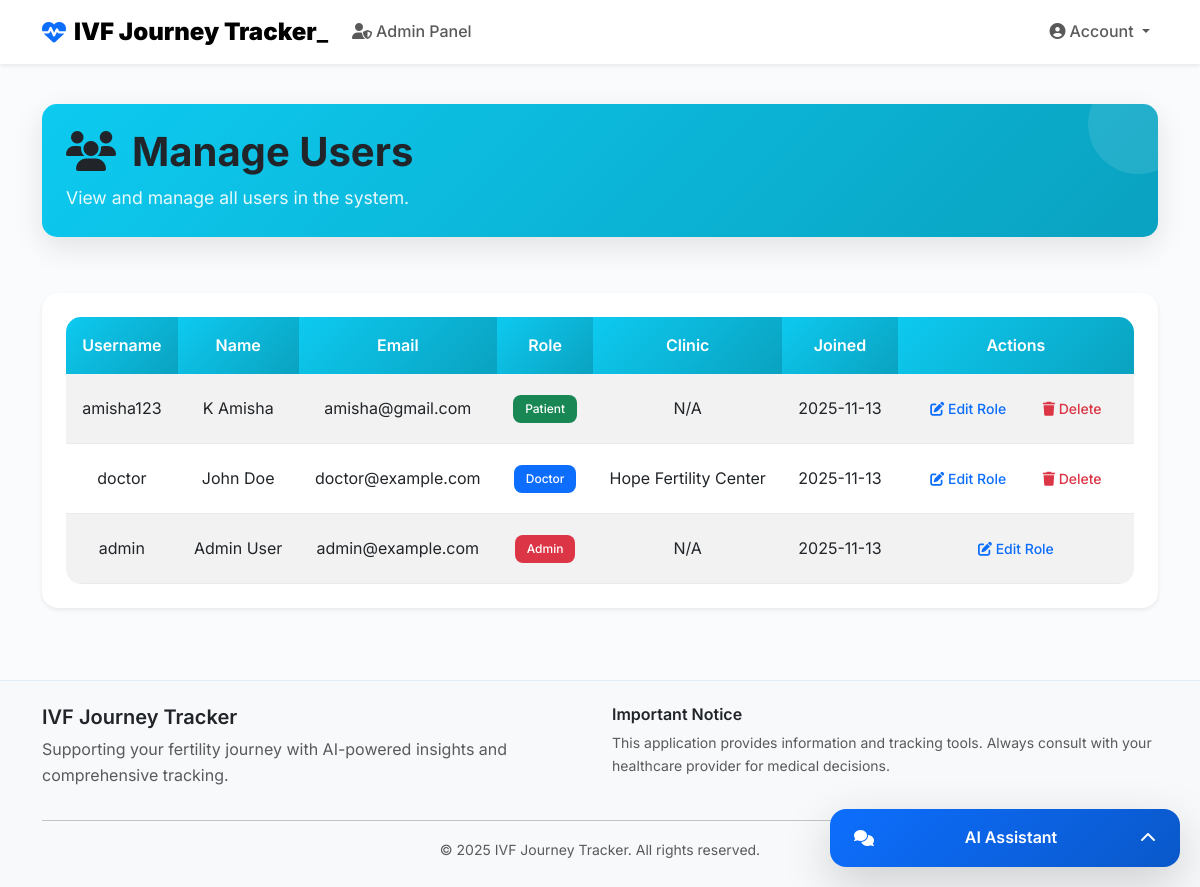
Before: /admin/users (signed in) with the older database file.
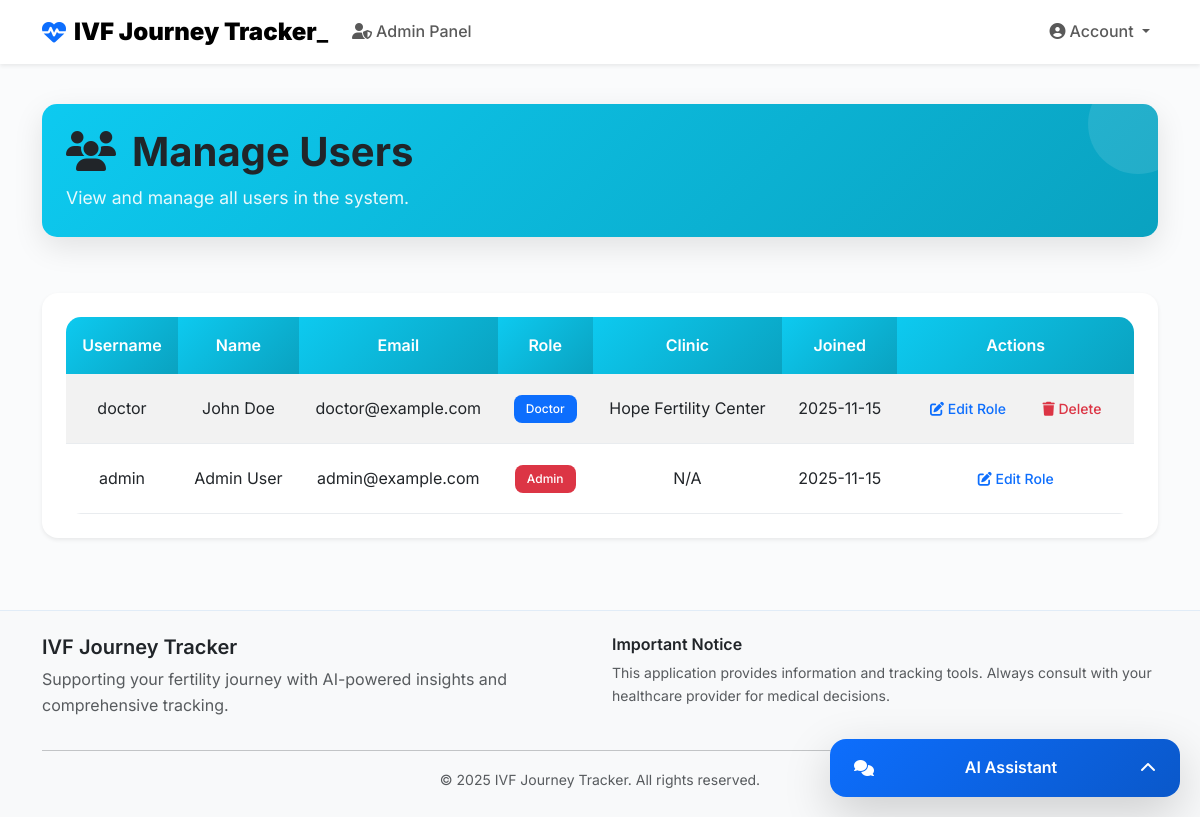
After: the same page with the newer database file.
### models.py (models this page shows, shortened)
class User(db.Model):
    __tablename__ = 'user' # <-- CRITICAL FIX: Explicit table name added
    id = db.Column(db.Integer, primary_key=True)
    username = db.Column(db.String(64), index=True, unique=True, nullable=False)
    email = db.Column(db.String(120), index=True, unique=True, nullable=False)
    password_hash = db.Column(db.String(256), nullable=False)
    first_name = db.Column(db.String(64), nullable=False)
    last_name = db.Column(db.String(64), nullable=False)
    date_of_birth = db.Column(db.Date)
    phone = db.Column(db.String(20))
    user_type = db.Column(db.String(10), default='patient', nullable=False)
    clinic_id = db.Column(db.Integer, db.ForeignKey('clinic.id'), nullable=True) # References 'clinic' table
    created_at = db.Column(db.DateTime, default=lambda: datetime.now(timezone.utc))
    patient_data = db.relationship('PatientData', backref='owner', uselist=False, cascade="all, delete-orphan")
    ivf_cycles = db.relationship('IVFCycle', backref='patient', lazy='dynamic', cascade="all, delete-orphan")
    medication_reminders = db.relationship('MedicationReminder', backref='user', lazy='dynamic', cascade="all, delete-orphan")
    wellness_logs = db.relationship('WellnessLog', backref='user', lazy='dynamic', cascade="all, delete-orphan")
    predictions = db.relationship('Prediction', backref='user', lazy='dynamic', cascade="all, delete-orphan")
    chat_messages = db.relationship('ChatMessage', backref='user', lazy='dynamic', cascade="all, delete-orphan")
    medical_documents = db.relationship('MedicalDocument', backref='user', lazy='dynamic', cascade="all, delete-orphan")

class Clinic(db.Model):
    __tablename__ = 'clinic' # <-- CRITICAL FIX: Explicit table name added
    id = db.Column(db.Integer, primary_key=True)
    name = db.Column(db.String(100), nullable=False)
    state = db.Column(db.String(100), nullable=False)
    city = db.Column(db.String(100), nullable=False)
    address = db.Column(db.String(255))
    contact_number = db.Column(db.String(20))
    phone = db.Column(db.String(20))
    website = db.Column(db.String(255))
    description = db.Column(db.Text)
    doctors = db.relationship('User', backref='clinic', lazy='dynamic') # References 'user' table via clinic_id foreign key

### main.py (the view)
@app.route('/admin/users')
@admin_required
def admin_users():
    user = User.query.get(session['user_id'])
    users = User.query.order_by(User.created_at.desc()).all()
    return render_template('admin_users.html', user=user, users=users)

### templates/admin_users.html (shortened to what this page needs)
{% extends "base.html" %}
{% block head %}
    <link href="https://cdn.jsdelivr.net/npm/bootstrap@5.3.0/dist/css/bootstrap.min.css" rel="stylesheet">
    <link rel="stylesheet" href="https://cdnjs.cloudflare.com/ajax/libs/font-awesome/6.4.0/css/all.min.css">
    <link rel="stylesheet" href="https://unpkg.com/leaflet@1.9.4/dist/leaflet.css"/>
    <link rel="stylesheet" href="{{ url_for('static', filename='css/base.style.css') }}">
    <link rel="stylesheet" href="{{ url_for('static', filename='css/admin_users.style.css') }}">
{% endblock %}
{% block content %}
<div class="container py-4">
    <div class="row mb-4">
        <div class="col-12">
            <div class="page-header bg-gradient-info text-white p-4">
                <h1 class="mb-2">
                    <i class="fas fa-users me-3"></i>Manage Users
                </h1>
                <p class="mb-0 opacity-90">
                    View and manage all users in the system.
                </p>
            </div>
        </div>
    </div>
    <div class="row">
        <div class="col-12">
            {% if users %}
                <div class="card">
                    <div class="card-body">
                        <div class="table-responsive">
                            <table class="table table-striped">
                                <thead>
                                    <tr>
                                        <th>Username</th>
                                        <th>Name</th>
                                        <th>Email</th>
                                        <th>Role</th>
                                        <th>Clinic</th>
                                        <th>Joined</th>
                                        <th>Actions</th>
                                    </tr>
                                </thead>
                                <tbody>
                                    {% for user_item in users %}
                                        <tr>
                                            <td>{{ user_item.username }}</td>
                                            <td>{{ user_item.first_name }} {{ user_item.last_name }}</td>
                                            <td>{{ user_item.email }}</td>
                                            <td>
                                                <span class="badge bg-{{ 'danger' if user_item.user_type == 'admin' else 'primary' if user_item.user_type == 'doctor' else 'success' }}">
                                                    {{ user_item.user_type.title() }}
                                                </span>
                                            </td>
                                            <td>{{ user_item.clinic.name if user_item.clinic else 'N/A' }}</td>
                                            <td>{{ user_item.created_at.strftime('%Y-%m-%d') }}</td>
                                            <td>
                                                <a href="{{ url_for('edit_user', user_id=user_item.id) }}" class="btn btn-sm btn-outline-primary">
                                                    <i class="fas fa-edit"></i> Edit Role
                                                </a>
                                                {% if user_item.id != user.id %}
                                                    <form method="POST" action="{{ url_for('delete_user', user_id=user_item.id) }}" class="d-inline"
                                                          onsubmit="return confirm('Are you sure you want to delete this user?')">
                                                        <button type="submit" class="btn btn-sm btn-outline-danger">
                                                            <i class="fas fa-trash"></i> Delete
                                                        </button>
                                                    </form>
                                                {% endif %}
                                            </td>
                                        </tr>
                                    {% endfor %}
                                </tbody>
                            </table>
                        </div>
                    </div>
                </div>
            {% endif %}
        </div>
    </div>
</div>
{% endblock %}

### templates/base.html (shortened to what this page needs)
<!DOCTYPE html>
<html lang="en">
<head>
    <link href="https://cdn.jsdelivr.net/npm/bootstrap@5.3.0/dist/css/bootstrap.min.css" rel="stylesheet">
    <link rel="stylesheet" href="https://cdnjs.cloudflare.com/ajax/libs/font-awesome/6.4.0/css/all.min.css">
    <link rel="stylesheet" href="https://unpkg.com/leaflet@1.9.4/dist/leaflet.css"/>
    <link rel="stylesheet" href="{{ url_for('static', filename='css/base.style.css') }}">
    <link rel="stylesheet" href="{{ url_for('static', filename='css/patient_dashboard.style.css') }}">
    <link rel="stylesheet" href="{{ url_for('static', filename='css/doctor_dashboard.style.css') }}">
    <link rel="stylesheet" href="{{ url_for('static', filename='css/admin_dashboard.style.css') }}">
    {% block head %}{% endblock %}
</head>
<body>
    <nav class="navbar navbar-expand-lg navbar-light bg-white shadow-sm">
        <div class="container">
            <a class="navbar-brand d-flex align-items-center" href="{{ url_for('index') }}">
                <i class="fas fa-heartbeat me-2 text-primary"></i>
                <strong>IVF Journey Tracker</strong>_
            </a>
            {% if request.endpoint != 'login' %}
            <div class="collapse navbar-collapse justify-content-end" id="navbarNav">
                <ul class="navbar-nav me-auto">
                    {% if session.user_id %}
                        {% if session.user_type == 'patient' %}
                            <li class="nav-item">
                                <a class="nav-link" href="{{ url_for('patient_dashboard') }}">
                                    <i class="fas fa-tachometer-alt me-1"></i>Dashboard
                                </a>
                            </li>
                            <li class="nav-item">
                                <a class="nav-link" href="{{ url_for('ivf_predictor') }}">
                                    <i class="fas fa-magic me-1"></i>AI Predictor
                                </a>
                            </li>
                            <li class="nav-item">
                                <a class="nav-link" href="{{ url_for('prediction') }}">
                                    <i class="fas fa-chart-line me-1"></i>Predictions
                                </a>
                            </li>
                            <li class="nav-item">
                                <a class="nav-link" href="{{ url_for('wellness') }}">
                                    <i class="fas fa-leaf me-1"></i>Wellness
                                </a>
                            </li>
                            <li class="nav-item">
                                <a class="nav-link" href="{{ url_for('nutrition') }}">
                                    <i class="fas fa-apple-alt me-1"></i>Nutrition
                                </a>
                            </li>
                            <li class="nav-item">
                                <a class="nav-link" href="{{ url_for('my_documents') }}">
                                    <i class="fas fa-file-medical-alt me-1"></i>My Documents
                                </a>
                            </li>
                            <li class="nav-item">
                                <a class="nav-link" href="{{ url_for('find_clinic') }}">
                                    <i class="fas fa-hospital-user me-1"></i>Find a Clinic
                                </a>
                            </li>
                        {% elif session.user_type == 'doctor' %}
                            <li class="nav-item">
                                <a class="nav-link" href="{{ url_for('doctor_dashboard') }}">
                                    <i class="fas fa-stethoscope me-1"></i>Doctor Dashboard
                                </a>
                            </li>
                        {% elif session.user_type == 'admin' %}
                            <li class="nav-item">
                                <a class="nav-link" href="{{ url_for('admin_dashboard') }}">
                                    <i class="fas fa-user-shield me-1"></i>Admin Panel
                                </a>
                            </li>
                        {% endif %}
                    {% endif %}
                </ul>
                <ul class="navbar-nav">
                    {% if session.user_id %}
                        <li class="nav-item dropdown">
                            <a class="nav-link dropdown-toggle" href="#" role="button" data-bs-toggle="dropdown">
                                <i class="fas fa-user-circle me-1"></i>Account
                            </a>
                        </li>
                    {% endif %}
                </ul>
            </div>
            {% endif %}
        </div>
    </nav>
    <main>
        {% block content %}{% endblock %}
    </main>
    {% if session.user_id %}
        <div id="chatWidget" class="chat-widget" >
            <div class="chat-header" onclick="toggleChat()">
                <i class="fas fa-comments me-2"></i>
                <span>AI Assistant</span>
                <i class="fas fa-chevron-up" id="chatToggle"></i>
            </div>
        </div>
    {% endif %}
    <footer class="bg-light mt-5 py-4">
        <div class="container">
            <div class="row">
                <div class="col-md-6">
                    <h5>IVF Journey Tracker</h5>
                    <p class="text-muted">Supporting your fertility journey with AI-powered insights and comprehensive tracking.</p>
                </div>
                <div class="col-md-6">
                    <h6>Important Notice</h6>
                    <p class="text-muted small">
                        This application provides information and tracking tools.
                        Always consult with your healthcare provider for medical decisions.
                    </p>
                </div>
            </div>
            <hr>
            <div class="text-center text-muted">
                <small>&copy; 2025 IVF Journey Tracker. All rights reserved.</small>
            </div>
        </div>
    </footer>
</body>
</html>

Changed rows visible on the page:
removed User: username "amisha123", first_name "K", last_name "Amisha", email "amisha@gmail.com", user_type "Patient", clinic "N/A", created_at "2025-11-13"
changed User "doctor": created_at "2025-11-13" → "2025-11-15"
changed User "admin": created_at "2025-11-13" → "2025-11-15"
